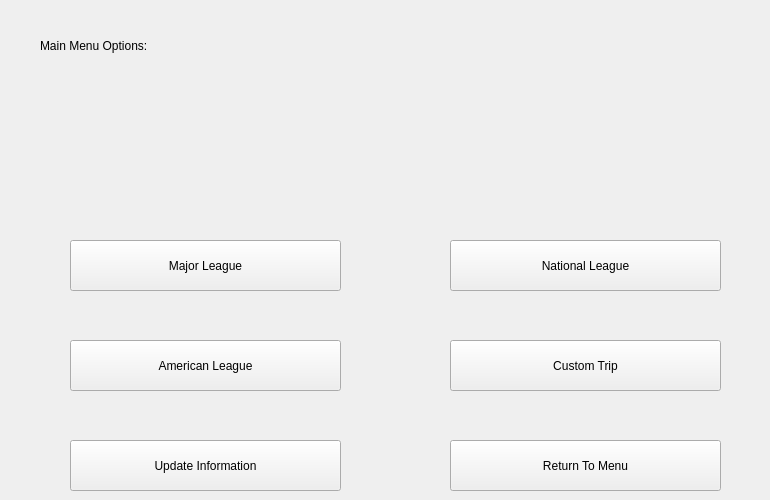
   <widget class="QWidget" name="page_MainMenu">
    <widget class="QLabel" name="label_3">
     <property name="geometry">
      <rect>
       <x>40</x>
       <y>20</y>
       <width>721</width>
       <height>51</height>
      </rect>
     </property>
     <property name="text">
      <string>Main Menu Options:</string>
     </property>
    </widget>
    <widget class="QPushButton" name="pushButton_Major_League">
     <property name="geometry">
      <rect>
       <x>70</x>
       <y>240</y>
       <width>271</width>
       <height>51</height>
      </rect>
     </property>
     <property name="text">
      <string>Major League</string>
     </property>
    </widget>
    <widget class="QPushButton" name="pushButton_National_League">
     <property name="geometry">
      <rect>
       <x>450</x>
       <y>240</y>
       <width>271</width>
       <height>51</height>
      </rect>
     </property>
     <property name="text">
      <string>National League</string>
     </property>
    </widget>
    <widget class="QPushButton" name="pushButton_American_League">
     <property name="geometry">
      <rect>
       <x>70</x>
       <y>340</y>
       <width>271</width>
       <height>51</height>
      </rect>
     </property>
     <property name="text">
      <string>American League</string>
     </property>
    </widget>
    <widget class="QPushButton" name="pushButton_Custom_trip">
     <property name="geometry">
      <rect>
       <x>450</x>
       <y>340</y>
       <width>271</width>
       <height>51</height>
      </rect>
     </property>
     <property name="text">
      <string>Custom Trip</string>
     </property>
    </widget>
    <widget class="QPushButton" name="pushButton_Update_Info">
     <property name="geometry">
      <rect>
       <x>70</x>
       <y>440</y>
       <width>271</width>
       <height>51</height>
      </rect>
     </property>
     <property name="text">
      <string>Update Information</string>
     </property>
    </widget>
    <widget class="QPushButton" name="pushButton_ReturnToMenu">
     <property name="geometry">
      <rect>
       <x>450</x>
       <y>440</y>
       <width>271</width>
       <height>51</height>
      </rect>
     </property>
     <property name="text">
      <string>Return To Menu</string>
     </property>
    </widget>
   </widget>
